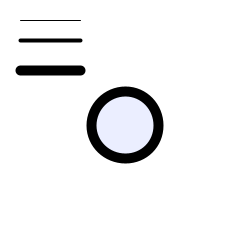
Frame 1 (no input)
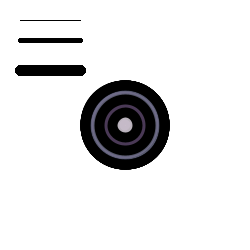
Frame 60 (the mouse pressed at the canvas centre just before this capture)
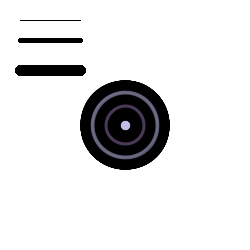
Frame 120 (the mouse held since frame 60 and released just before this capture)

The Processing sketch that drew these frames (run headless with seeded random() and noise(); from frame 60 on, the mouse is pressed at the canvas centre):

// Processing sketch: processing_109596
// ── processing_109596.pde

int counter;

void setup() {  //setup function called initially, only once
  size(250, 250);
  
  background(255);  //set background white
  colorMode(HSB);   //set colors to Hue, Saturation, Brightness mode
  counter = 0;
}

void draw() {  //draw function loops 
  counter++;
strokeWeight(1);  // Default
line(20, 20, 80, 20);
strokeWeight(4);  // Thicker
line(20, 40, 80, 40);
strokeWeight(10);  // Beastly
line(20, 70, 80, 70);

  fill(random(255),100,255,50);
  
  if(mousePressed == true) { //add some interaction
    ellipse(mouseX, mouseY, 20, 20);
  }
  else {
    ellipse(width/2, height/2, 80*sin(counter), 80*sin(counter));
  }
}
